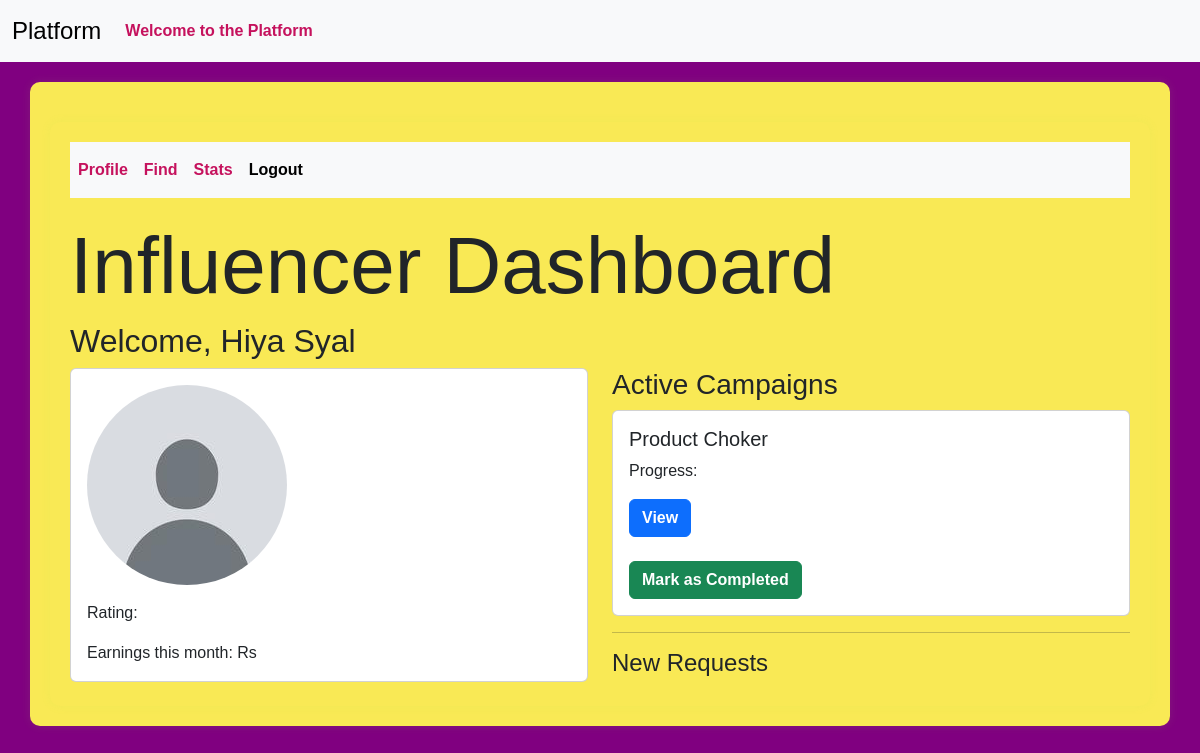
The app's page /influencer/dashboard (signed in), older data.
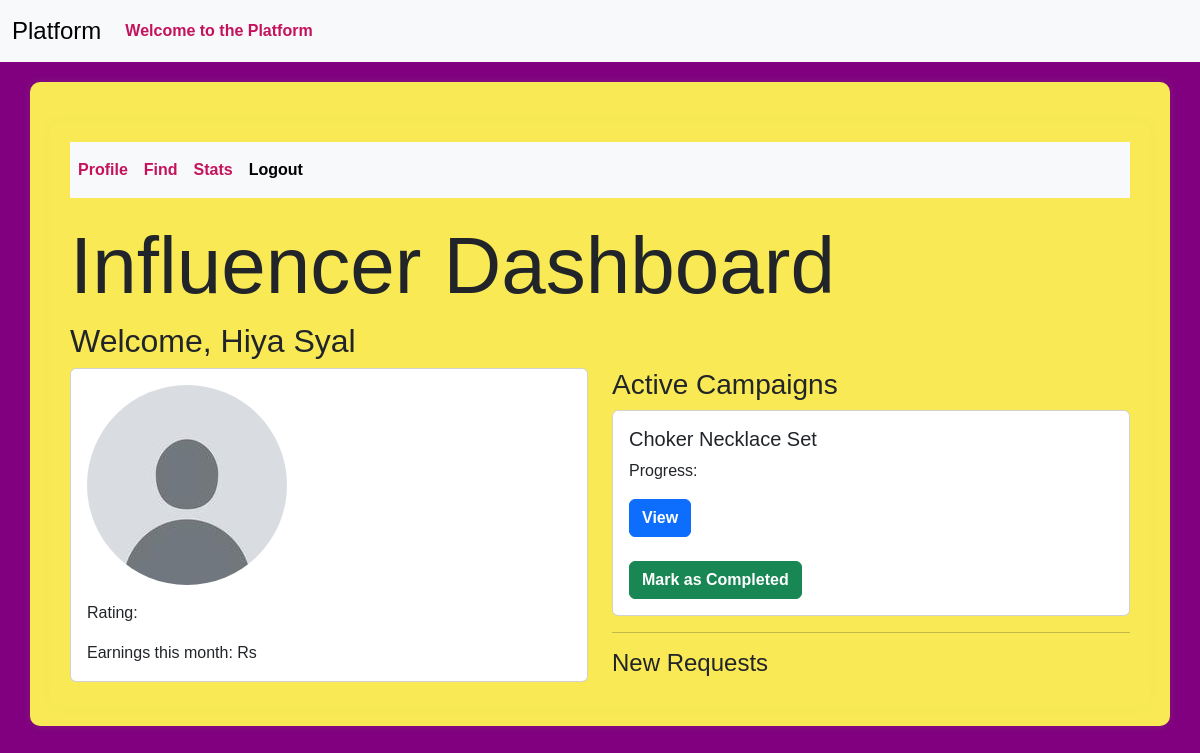
The same page, newer data.
### models.py (models this page shows)
class Campaign(db.Model):
    __tablename__ = 'campaign'
    id = Column(Integer, primary_key=True)
    name = Column(String(256), unique=False)
    description = Column(Text, nullable=True)
    start_date = Column(Date, nullable=False,default=date.today())
    end_date = Column(Date, nullable=False,default=lambda:date.today()+timedelta(days=30))
    budget = Column(Float, nullable=False,default=0.0)
    visibility = Column(Enum('public', 'private', name='visibility_enum'), nullable=False, default='public')
    sponsor_id = Column(Integer, ForeignKey('sponsor.id'), nullable=False)
    flagged = Column(Boolean, default=False)
    status = Column(String(20), nullable=False,default='In Progress')
    niche = db.Column(db.Enum(NicheEnum), nullable=False)
    completion_status = Column(Boolean, default=False)
    sponsor = relationship('Sponsor', backref='campaigns', overlaps="sponsor_campaigns,sponsor_relation")

### routes.py (the view)
@app.route('/influencer/dashboard')
@auth_required
def influencer_dashboard():
    user_id=session.get('user_id')
    if not user_id:
        flash('Kindly login first')
        return redirect(url_for('login'))
    influencer=Influencer.query.get(user_id)
    if not influencer:
        flash('Not Found!','danger')
        return redirect(url_for('login'))
    details=InfluencerDetails.query.filter_by(user_id=user_id).first()
    active_campaigns=Campaign.query.join(AdRequest).filter(AdRequest.influencer_id == user_id, AdRequest.status == 'Accepted').all()
    new_requests = AdRequest.query.filter_by(influencer_id=user_id, status='Pending').all()
    return render_template('influencer_dashboard.html',user=influencer,details=details,active_campaigns=active_campaigns,new_requests=new_requests)

### app.py (called while the page is built)
@login_manager.user_loader
def load_user(user_id):
    return User.query.get(int(user_id))

### routes.py (called while the page is built)
def auth_required(func):
    @wraps(func)
    def inner(*args,**kwargs):
        if 'user_id' in session:
            return func(*args,**kwargs)
        else:
           flash('Kindly login first.')
           return redirect(url_for('login'))
    return inner

### templates/influencer_dashboard.html (shortened to what this page needs)
{% extends 'layout.html' %}
{% block content %}
<div class="container">
    <nav class="navbar navbar-expand-lg bg-body-tertiary">
        <div class="collapse navbar-collapse" id="navbarSupportedContent">
            <ul class="navbar-nav me-auto mb-2 mb-lg-0">
                <li class="nav-item">
                    <a class="nav-link" aria-current="page" href="{{ url_for('profile') }}">Profile</a>
                </li>
                <li class="nav-item">
                    <a class="nav-link" href="{{ url_for('find_campaigns') }}">Find</a>
                </li>
                <li class="nav-item">
                    <a class="nav-link" href="{{ url_for('stats.influencer_stats') }}">Stats</a>
                </li>
                <li class="nav-item">
                    <a class="nav-link active" href="{{ url_for('logout') }}">Logout</a>
                </li>
            </ul>
        </div>
    </nav>
    <h1 class="display-1"> Influencer Dashboard</h1>
    {% if user %}
        <h2> Welcome, {{ user.name }}</h2>
        <div class="row">
            <div class="col">
                <div class="card">
                    <div class="card-body">
                        {% if details.profile_picture %}
                            <img src="{{ url_for('static', filename='profile_pictures/' + details.profile_picture) }}" class="img-fluid rounded-circle mb-3" alt="Profile Picture">
                        {% else %}
                            <img src="{{ url_for('static', filename='profile_pictures/default.jpg') }}" class="img-fluid rounded-circle mb-3" alt="Profile Picture">
                        {% endif %}
                        <p class="card-text"> Rating: {{ details.rating }}</p>
                        <p class="card-text"> Earnings this month: Rs {{ details.earnings }}</p>
                    </div>
                </div>
            </div>
            <div class="col">
                <h3> Active Campaigns</h3>
                {% for campaign in active_campaigns %}
                    <div class="card">
                        <div class="card-body">
                            <h5 class="card-title">{{ campaign.name }}</h5>
                            <p class="card-text"> Progress: {{ campaign.progress }}</p>
                            <a href="{{ url_for('view_campaign_details', campaign_id=campaign.id) }}" class="btn btn-primary">View</a><br><br>
                            <form method="POST" action="{{ url_for('mark_completed', campaign_id=campaign.id) }}">
                                <button type="submit" class="btn btn-success">Mark as Completed</button>
                            </form>
                        </div>
                    </div>
                {% endfor %}
                <hr>
                <h4>New Requests</h4>
            </div>
        </div>
    {% endif %}
</div>
{% endblock %}

Row changes from the older to the newer data that the page shows:
changed Campaign: name "Product Choker" → "Choker Necklace Set"
